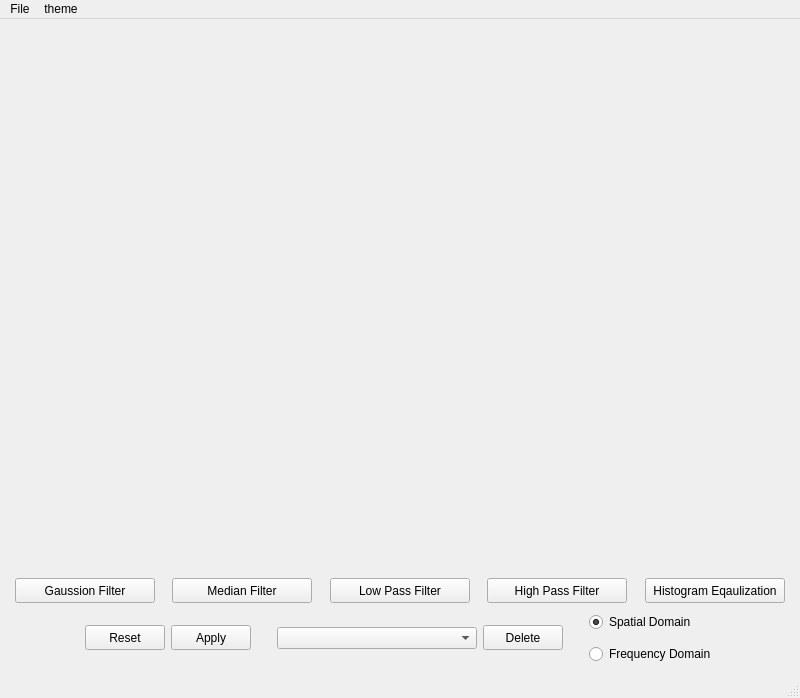
<?xml version="1.0" encoding="UTF-8"?>
<ui version="4.0">
 <class>MainWindow</class>
 <widget class="QMainWindow" name="MainWindow">
  <property name="geometry">
   <rect>
    <x>0</x>
    <y>0</y>
    <width>800</width>
    <height>698</height>
   </rect>
  </property>
  <property name="minimumSize">
   <size>
    <width>800</width>
    <height>611</height>
   </size>
  </property>
  <property name="maximumSize">
   <size>
    <width>9999</width>
    <height>9999</height>
   </size>
  </property>
  <property name="windowTitle">
   <string>MainWindow</string>
  </property>
  <widget class="QWidget" name="centralwidget">
   <layout class="QGridLayout" name="gridLayout">
    <item row="0" column="0">
     <layout class="QHBoxLayout" name="horizontalLayout_3">
      <item>
       <widget class="QLabel" name="shownPic">
        <property name="minimumSize">
         <size>
          <width>371</width>
          <height>0</height>
         </size>
        </property>
        <property name="maximumSize">
         <size>
          <width>99999</width>
          <height>99999</height>
         </size>
        </property>
        <property name="text">
         <string/>
        </property>
        <property name="scaledContents">
         <bool>true</bool>
        </property>
       </widget>
      </item>
      <item>
       <spacer name="horizontalSpacer_4">
        <property name="minimumSize">
         <size>
          <width>20</width>
          <height>420</height>
         </size>
        </property>
        <property name="maximumSize">
         <size>
          <width>20</width>
          <height>420</height>
         </size>
        </property>
        <property name="orientation">
         <enum>Qt::Horizontal</enum>
        </property>
        <property name="sizeType">
         <enum>QSizePolicy::Maximum</enum>
        </property>
        <property name="sizeHint" stdset="0">
         <size>
          <width>20</width>
          <height>20</height>
         </size>
        </property>
       </spacer>
      </item>
      <item>
       <widget class="QLabel" name="shownFreqPic">
        <property name="minimumSize">
         <size>
          <width>371</width>
          <height>0</height>
         </size>
        </property>
        <property name="maximumSize">
         <size>
          <width>99999</width>
          <height>99999</height>
         </size>
        </property>
        <property name="text">
         <string/>
        </property>
        <property name="scaledContents">
         <bool>true</bool>
        </property>
       </widget>
      </item>
     </layout>
    </item>
    <item row="1" column="0">
     <layout class="QVBoxLayout" name="verticalLayout">
      <item>
       <layout class="QHBoxLayout" name="horizontalLayout">
        <item>
         <layout class="QVBoxLayout" name="verticalLayout_2">
          <item alignment="Qt::AlignHCenter">
           <widget class="QLabel" name="preview_filter_1">
            <property name="minimumSize">
             <size>
              <width>0</width>
              <height>58</height>
             </size>
            </property>
            <property name="maximumSize">
             <size>
              <width>16777215</width>
              <height>58</height>
             </size>
            </property>
            <property name="text">
             <string/>
            </property>
            <property name="scaledContents">
             <bool>true</bool>
            </property>
           </widget>
          </item>
          <item alignment="Qt::AlignHCenter">
           <widget class="QPushButton" name="filter_1_btn">
            <property name="minimumSize">
             <size>
              <width>140</width>
              <height>25</height>
             </size>
            </property>
            <property name="maximumSize">
             <size>
              <width>140</width>
              <height>25</height>
             </size>
            </property>
            <property name="text">
             <string>Gaussion Filter</string>
            </property>
           </widget>
          </item>
         </layout>
        </item>
        <item>
         <layout class="QVBoxLayout" name="verticalLayout_3">
          <item alignment="Qt::AlignHCenter">
           <widget class="QLabel" name="preview_filter_2">
            <property name="minimumSize">
             <size>
              <width>0</width>
              <height>58</height>
             </size>
            </property>
            <property name="maximumSize">
             <size>
              <width>16777215</width>
              <height>58</height>
             </size>
            </property>
            <property name="text">
             <string/>
            </property>
            <property name="scaledContents">
             <bool>true</bool>
            </property>
           </widget>
          </item>
          <item alignment="Qt::AlignHCenter">
           <widget class="QPushButton" name="filter_2_btn">
            <property name="minimumSize">
             <size>
              <width>140</width>
              <height>25</height>
             </size>
            </property>
            <property name="maximumSize">
             <size>
              <width>140</width>
              <height>25</height>
             </size>
            </property>
            <property name="text">
             <string>Median Filter</string>
            </property>
           </widget>
          </item>
         </layout>
        </item>
        <item>
         <layout class="QVBoxLayout" name="verticalLayout_4">
          <item alignment="Qt::AlignHCenter">
           <widget class="QLabel" name="preview_filter_3">
            <property name="minimumSize">
             <size>
              <width>0</width>
              <height>58</height>
             </size>
            </property>
            <property name="maximumSize">
             <size>
              <width>16777215</width>
              <height>58</height>
             </size>
            </property>
            <property name="text">
             <string/>
            </property>
            <property name="scaledContents">
             <bool>true</bool>
            </property>
           </widget>
          </item>
          <item alignment="Qt::AlignHCenter">
           <widget class="QPushButton" name="filter_3_btn">
            <property name="minimumSize">
             <size>
              <width>140</width>
              <height>25</height>
             </size>
            </property>
            <property name="maximumSize">
             <size>
              <width>140</width>
              <height>25</height>
             </size>
            </property>
            <property name="text">
             <string>Low Pass Filter</string>
            </property>
           </widget>
          </item>
         </layout>
        </item>
        <item>
         <layout class="QVBoxLayout" name="verticalLayout_5">
          <item alignment="Qt::AlignHCenter">
           <widget class="QLabel" name="preview_filter_4">
            <property name="minimumSize">
             <size>
              <width>0</width>
              <height>58</height>
             </size>
            </property>
            <property name="maximumSize">
             <size>
              <width>16777215</width>
              <height>58</height>
             </size>
            </property>
            <property name="text">
             <string/>
            </property>
            <property name="scaledContents">
             <bool>true</bool>
            </property>
           </widget>
          </item>
          <item alignment="Qt::AlignHCenter">
           <widget class="QPushButton" name="filter_4_btn">
            <property name="minimumSize">
             <size>
              <width>140</width>
              <height>25</height>
             </size>
            </property>
            <property name="maximumSize">
             <size>
              <width>140</width>
              <height>25</height>
             </size>
            </property>
            <property name="text">
             <string>High Pass Filter</string>
            </property>
           </widget>
          </item>
         </layout>
        </item>
        <item>
         <layout class="QVBoxLayout" name="verticalLayout_6">
          <item alignment="Qt::AlignHCenter">
           <widget class="QLabel" name="preview_filter_5">
            <property name="minimumSize">
             <size>
              <width>0</width>
              <height>58</height>
             </size>
            </property>
            <property name="maximumSize">
             <size>
              <width>16777215</width>
              <height>58</height>
             </size>
            </property>
            <property name="text">
             <string/>
            </property>
            <property name="scaledContents">
             <bool>true</bool>
            </property>
           </widget>
          </item>
          <item alignment="Qt::AlignHCenter">
           <widget class="QPushButton" name="filter_5_btn">
            <property name="minimumSize">
             <size>
              <width>140</width>
              <height>25</height>
             </size>
            </property>
            <property name="maximumSize">
             <size>
              <width>140</width>
              <height>25</height>
             </size>
            </property>
            <property name="text">
             <string>Histogram Eqaulization</string>
            </property>
           </widget>
          </item>
         </layout>
        </item>
       </layout>
      </item>
      <item>
       <layout class="QHBoxLayout" name="horizontalLayout_2">
        <item>
         <spacer name="horizontalSpacer_18">
          <property name="minimumSize">
           <size>
            <width>20</width>
            <height>48</height>
           </size>
          </property>
          <property name="maximumSize">
           <size>
            <width>20</width>
            <height>48</height>
           </size>
          </property>
          <property name="orientation">
           <enum>Qt::Horizontal</enum>
          </property>
          <property name="sizeType">
           <enum>QSizePolicy::MinimumExpanding</enum>
          </property>
          <property name="sizeHint" stdset="0">
           <size>
            <width>30</width>
            <height>0</height>
           </size>
          </property>
         </spacer>
        </item>
        <item>
         <widget class="QPushButton" name="resetBtn">
          <property name="minimumSize">
           <size>
            <width>80</width>
            <height>25</height>
           </size>
          </property>
          <property name="maximumSize">
           <size>
            <width>80</width>
            <height>25</height>
           </size>
          </property>
          <property name="text">
           <string>Reset</string>
          </property>
         </widget>
        </item>
        <item>
         <widget class="QPushButton" name="applyBtn">
          <property name="minimumSize">
           <size>
            <width>80</width>
            <height>25</height>
           </size>
          </property>
          <property name="maximumSize">
           <size>
            <width>80</width>
            <height>25</height>
           </size>
          </property>
          <property name="text">
           <string>Apply</string>
          </property>
         </widget>
        </item>
        <item>
         <spacer name="horizontalSpacer_17">
          <property name="minimumSize">
           <size>
            <width>20</width>
            <height>48</height>
           </size>
          </property>
          <property name="maximumSize">
           <size>
            <width>20</width>
            <height>48</height>
           </size>
          </property>
          <property name="orientation">
           <enum>Qt::Horizontal</enum>
          </property>
          <property name="sizeType">
           <enum>QSizePolicy::Fixed</enum>
          </property>
          <property name="sizeHint" stdset="0">
           <size>
            <width>40</width>
            <height>0</height>
           </size>
          </property>
         </spacer>
        </item>
        <item>
         <layout class="QHBoxLayout" name="horizontalLayout_8">
          <item>
           <widget class="QComboBox" name="imageNamesComboBox">
            <property name="minimumSize">
             <size>
              <width>200</width>
              <height>0</height>
             </size>
            </property>
            <property name="maximumSize">
             <size>
              <width>200</width>
              <height>16777215</height>
             </size>
            </property>
           </widget>
          </item>
          <item>
           <widget class="QPushButton" name="deleteBtn">
            <property name="minimumSize">
             <size>
              <width>80</width>
              <height>25</height>
             </size>
            </property>
            <property name="maximumSize">
             <size>
              <width>80</width>
              <height>25</height>
             </size>
            </property>
            <property name="text">
             <string>Delete</string>
            </property>
           </widget>
          </item>
          <item>
           <spacer name="horizontalSpacer_20">
            <property name="minimumSize">
             <size>
              <width>20</width>
              <height>48</height>
             </size>
            </property>
            <property name="maximumSize">
             <size>
              <width>20</width>
              <height>48</height>
             </size>
            </property>
            <property name="orientation">
             <enum>Qt::Horizontal</enum>
            </property>
            <property name="sizeType">
             <enum>QSizePolicy::Fixed</enum>
            </property>
            <property name="sizeHint" stdset="0">
             <size>
              <width>40</width>
              <height>0</height>
             </size>
            </property>
           </spacer>
          </item>
          <item>
           <layout class="QVBoxLayout" name="verticalLayout_7">
            <item alignment="Qt::AlignLeft">
             <widget class="QRadioButton" name="spatialFiltersRadioBtn">
              <property name="maximumSize">
               <size>
                <width>153</width>
                <height>26</height>
               </size>
              </property>
              <property name="text">
               <string>Spatial Domain</string>
              </property>
              <property name="checked">
               <bool>true</bool>
              </property>
             </widget>
            </item>
            <item alignment="Qt::AlignLeft">
             <widget class="QRadioButton" name="freqFiltersRadioBtn">
              <property name="maximumSize">
               <size>
                <width>153</width>
                <height>26</height>
               </size>
              </property>
              <property name="text">
               <string>Frequency Domain</string>
              </property>
             </widget>
            </item>
           </layout>
          </item>
         </layout>
        </item>
        <item>
         <spacer name="horizontalSpacer_19">
          <property name="minimumSize">
           <size>
            <width>20</width>
            <height>48</height>
           </size>
          </property>
          <property name="maximumSize">
           <size>
            <width>20</width>
            <height>48</height>
           </size>
          </property>
          <property name="orientation">
           <enum>Qt::Horizontal</enum>
          </property>
          <property name="sizeType">
           <enum>QSizePolicy::MinimumExpanding</enum>
          </property>
          <property name="sizeHint" stdset="0">
           <size>
            <width>30</width>
            <height>0</height>
           </size>
          </property>
         </spacer>
        </item>
       </layout>
      </item>
     </layout>
    </item>
   </layout>
  </widget>
  <widget class="QMenuBar" name="menubar">
   <property name="geometry">
    <rect>
     <x>0</x>
     <y>0</y>
     <width>800</width>
     <height>25</height>
    </rect>
   </property>
   <widget class="QMenu" name="menuFile">
    <property name="title">
     <string>File</string>
    </property>
    <addaction name="actionOpen_File"/>
    <addaction name="actionOpen_File_as_greyscale"/>
   </widget>
   <widget class="QMenu" name="menutheme">
    <property name="title">
     <string>theme</string>
    </property>
    <addaction name="actiondark"/>
    <addaction name="actionlight"/>
   </widget>
   <addaction name="menuFile"/>
   <addaction name="menutheme"/>
  </widget>
  <widget class="QStatusBar" name="statusbar"/>
  <action name="actionOpen_File">
   <property name="text">
    <string>Open File</string>
   </property>
  </action>
  <action name="actionOpen_File_as_greyscale">
   <property name="text">
    <string>Open File as greyscale</string>
   </property>
  </action>
  <action name="actiondark">
   <property name="checkable">
    <bool>true</bool>
   </property>
   <property name="text">
    <string>dark</string>
   </property>
  </action>
  <action name="actionlight">
   <property name="checkable">
    <bool>true</bool>
   </property>
   <property name="checked">
    <bool>true</bool>
   </property>
   <property name="text">
    <string>light</string>
   </property>
  </action>
 </widget>
 <resources/>
 <connections/>
</ui>
